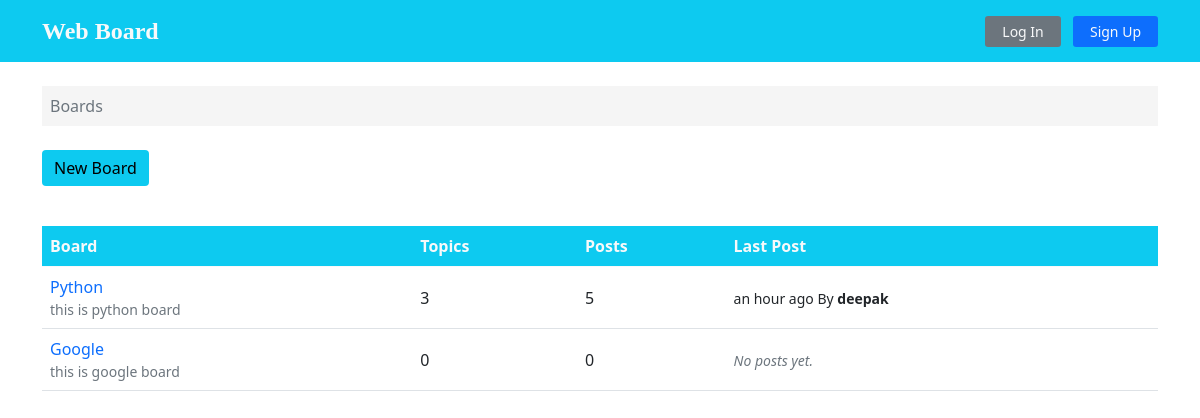
Before: / with the older database file.
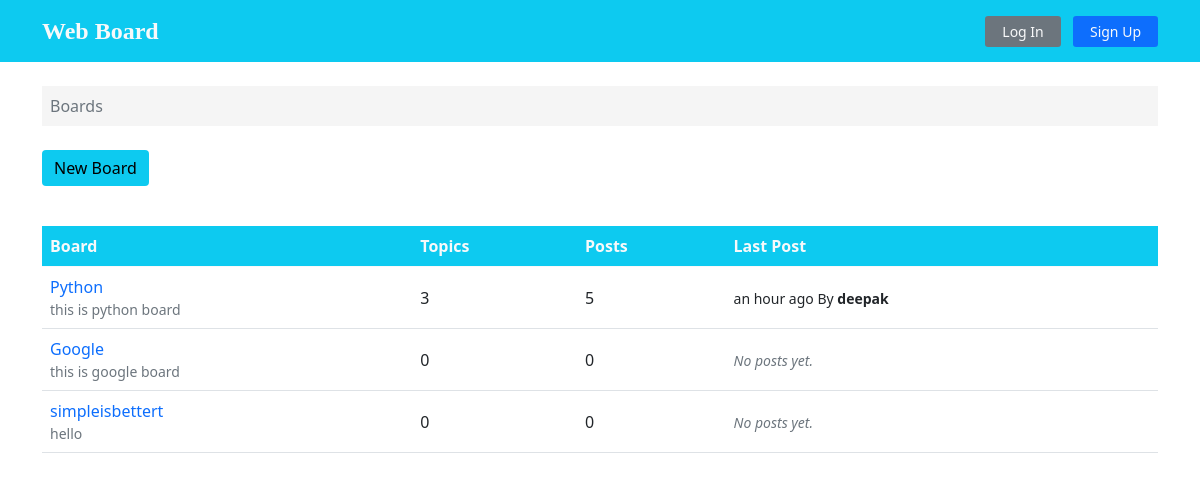
After: the same page with the newer database file.
### boards/models.py (models this page shows, shortened)
class Board(models.Model):
    name = models.CharField(max_length=15, unique=True)
    description = models.CharField(max_length=200)
    def get_posts_count(self):
        return Post.objects.filter(topic__board=self).count()
    def get_last_post(self):
        return Post.objects.filter(topic__board=self).order_by('-created_at').first()

class Post(models.Model):
    message = models.TextField(max_length=250)
    topic = models.ForeignKey(Topic, on_delete=models.CASCADE, related_name='post_topic')
    created_at = models.DateTimeField(auto_now_add=True)
    updated_at = models.DateTimeField(null=True)
    created_by = models.ForeignKey(User, on_delete= models.CASCADE, related_name='post')
    updated_by = models.ForeignKey(User, on_delete= models.CASCADE,null=True, related_name='+' )

### boards/views.py (the view)
# urls.py: url(r'^$', views.home, name='home'),
def home(request):
    board_list = Board.objects.all()
    board_form = BoardForm()
    ctx = {'boards':board_list, 'board_form':board_form, 'login_form':loginform, 'signup_form': signupform}
    return render(request, 'home.html',ctx)

### templates/home.html (shortened to what this page needs)
{% extends 'base.html' %}
{% load humanize %}
{% block content %}
<div class="container">
  <ol class="breadcrumb my-4 p-2" style="background-color: whitesmoke;">
    <li class="breadcrumb-item active">Boards</li>
  </ol>
  {% if user.is_authenticated %}
  <button type="button" class="btn btn-info border-0" data-bs-toggle="modal" data-bs-target="#newboard" >New Board</button>
  {% else %}
  <button type="button"  data-bs-toggle="modal" data-bs-target="#login"  class="btn btn-info mb-3 ml-4 border-0">New Board</button>
  {% endif %}
{% if boards %}
<table class="table mt-4">
  <thead class="thead-inverse bg-info text-light">
    <tr>
      <th>Board</th>
      <th>Topics</th>
      <th>Posts</th>
      <th>Last Post</th>
    </tr>
  </thead>
  <tbody>
    {% for board in boards %}
    <tr>
      <td>
        <a
          class="text-decoration-none"
          href="{% url 'boards:topic-list' board.name %}">
          {{ board.name }}
        </a>
        <small class="text-muted d-block"
          >{{ board.description | truncatechars:30 }}</small>
      </td>
      <td class="align-middle">{{ board.topics.count }}</td>
      <td class="align-middle">{{ board.get_posts_count }}</td>
      <td class="align-middle">
        {% with post=board.get_last_post %}
  {% if post %}
    <small>
      {{ post.created_at|naturaltime }}  By <strong>{{ post.created_by.username }}</strong>
    </small>
  {% else %}
    <small class="text-muted">
      <em>No posts yet.</em>
    </small>
  {% endif %}
{% endwith %}
      </td>
    </tr>
    {% endfor %}
  </tbody>
</table>
{% else %}
<large class="mt-4" style="display: flex; justify-content: center; align-items: center;">
  <em >No Boards Available.</em>
</large>
{% endif %}
</div>
{% endblock %}

Changed rows visible on the page:
added Board: name "simpleisbettert", description "hello", topics.count "0", get_posts_count "0", shows "No posts yet."
